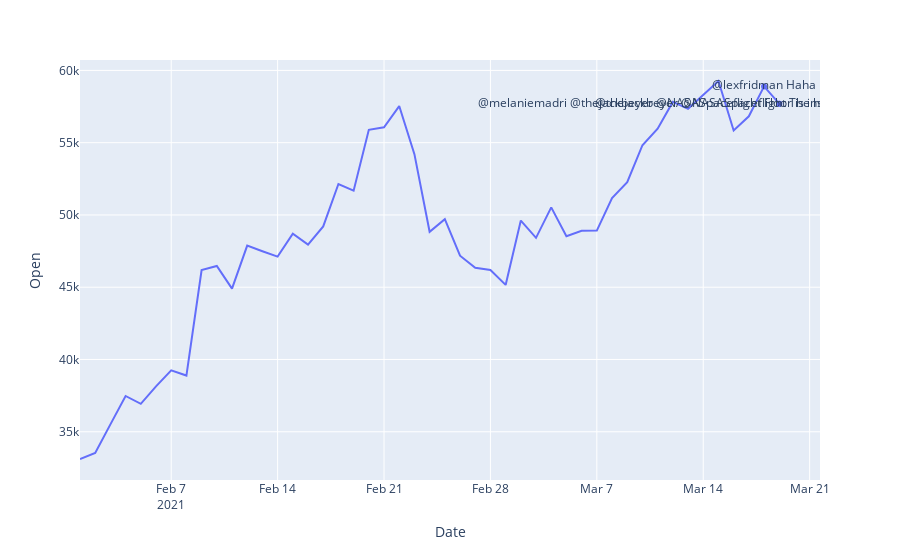
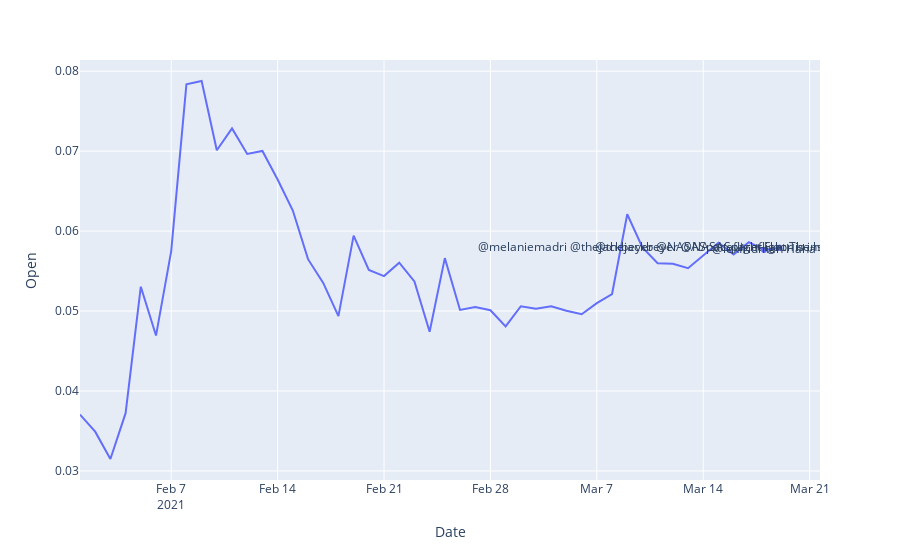
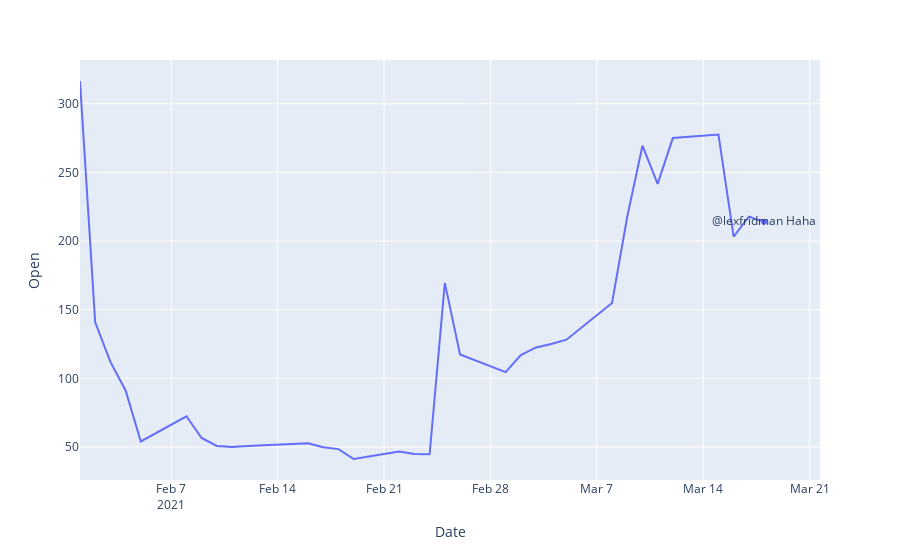

The cell these charts' notebook holds for them, in order:
### Code cell
fig_BTC = px.line(BTC_Data_df, x="Date", y="Open")

fig2_BTC = px.scatter(df, x="Datetime", y="BTC_price", text = "Text")

fig_BTC.add_trace(fig2_BTC.data[0])




fig_DOGE = px.line(DOGE_Data_df, x="Date", y="Open")

fig2_DOGE = px.scatter(df, x="Datetime", y="DOGE_price", text = "Text")

fig_DOGE.add_trace(fig2_DOGE.data[0])



fig_GME = px.line(GME_Data_df, x="Date", y="Open")

fig2_GME = px.scatter(df, x="Datetime", y="GME_price", text = "Text")

fig_GME.add_trace(fig2_GME.data[0])



fig_BTC.show()

fig_DOGE.show()

fig_GME.show()


#This hit the news straight away
#fig.add_annotation(x= "2021-01-29 00:00:00.00000", y=34111,
         #   text="Elon Musk changes his bio to #bitcoin",
         #   showarrow=True,
        #    arrowhead=1)


#A friend showed me this 
#fig.add_annotation(x= "2021-02-08 10:00:00.00000", y=46196,
        #    text="Tesla's 10-K return shows $1.5bn of bitcoin holdings",
        #    showarrow=True,
         #   arrowhead=1)

#As a holder of eth I remember this one quite well..
#fig.add_annotation(x= "2021-02-20 00:00:00.00000", y=55800,
     #       text="Elon Musk tweets 'BTC & ETH do seem high lol'",
     #       showarrow=True,
      #      arrowhead=1)

### Figure 1 — Plotly figure (JSON) as saved in the notebook; plotly's stock layout.template omitted (floating-point values rounded to 4 significant figures)
{"data": [{"hovertemplate": "Date=%{x}<br>Open=%{y}<extra></extra>", "legendgroup": "", "line": {"color": "#636efa", "dash": "solid"}, "mode": "lines", "name": "", "orientation": "v", "showlegend": false, "type": "scatter", "x": ["2021-02-01", "2021-02-02", "2021-02-03", "2021-02-04", "2021-02-05", "2021-02-06", "2021-02-07", "2021-02-08", "2021-02-09", "2021-02-10", "2021-02-11", "2021-02-12", "2021-02-13", "2021-02-14", "2021-02-15", "2021-02-16", "2021-02-17", "2021-02-18", "2021-02-19", "2021-02-20", "2021-02-21", "2021-02-22", "2021-02-23", "2021-02-24", "2021-02-25", "2021-02-26", "2021-02-27", "2021-02-28", "2021-03-01", "2021-03-02", "2021-03-03", "2021-03-04", "2021-03-05", "2021-03-06", "2021-03-07", "2021-03-08", "2021-03-09", "2021-03-10", "2021-03-11", "2021-03-12", "2021-03-13", "2021-03-15", "2021-03-16", "2021-03-17", "2021-03-18", "2021-03-19"], "xaxis": "x", "y": [33110.0, 33530.0, 35510.0, 37480.0, 36930.0, 38140.0, 39250.0, 38890.0, 46180.0, 46470.0, 44900.0, 47880.0, 47490.0, 47110.0, 48700.0, 47940.0, 49210.0, 52140.0, 51680.0, 55890.0, 56070.0, 57530.0, 54200.0, 48840.0, 49710.0, 47180.0, 46340.0, 46190.0, 45160.0, 49610.0, 48420.0, 50520.0, 48530.0, 48900.0, 48920.0, 51170.0, 52270.0, 54820.0, 55960.0, 57820.0, 57340.0, 59270.0, 55840.0, 56830.0, 58890.0, 57700.0], "yaxis": "y"}, {"hovertemplate": "Datetime=%{x}<br>BTC_price=%{y}<br>Text=%{text}<extra></extra>", "legendgroup": "", "marker": {"color": "#636efa", "symbol": "circle"}, "mode": "markers+text", "name": "", "orientation": "v", "showlegend": false, "text": ["@melaniemadri @thejackbeyer @NASASpaceflight Floor is installed, elevator is operational, waiting on glass", "@thejackbeyer @NASASpaceflight The high bay is measured to fit!", "@lexfridman Haha"], "type": "scatter", "x": ["2021-03-19", "2021-03-19", "2021-03-18"], "xaxis": "x", "y": [57700.0, 57700.0, 58890.0], "yaxis": "y"}], "layout": {"legend": {"tracegroupgap": 0}, "margin": {"t": 60}, "xaxis": {"anchor": "y", "domain": [0, 1], "title": {"text": "Date"}}, "yaxis": {"anchor": "x", "domain": [0, 1], "title": {"text": "Open"}}}}

### Figure 2 — Plotly figure (JSON) as saved in the notebook; plotly's stock layout.template omitted (floating-point values rounded to 4 significant figures)
{"data": [{"hovertemplate": "Date=%{x}<br>Open=%{y}<extra></extra>", "legendgroup": "", "line": {"color": "#636efa", "dash": "solid"}, "mode": "lines", "name": "", "orientation": "v", "showlegend": false, "type": "scatter", "x": ["2021-02-01", "2021-02-02", "2021-02-03", "2021-02-04", "2021-02-05", "2021-02-06", "2021-02-07", "2021-02-08", "2021-02-09", "2021-02-10", "2021-02-11", "2021-02-12", "2021-02-13", "2021-02-14", "2021-02-15", "2021-02-16", "2021-02-17", "2021-02-18", "2021-02-19", "2021-02-20", "2021-02-21", "2021-02-22", "2021-02-23", "2021-02-24", "2021-02-25", "2021-02-26", "2021-02-27", "2021-02-28", "2021-03-01", "2021-03-02", "2021-03-03", "2021-03-04", "2021-03-05", "2021-03-06", "2021-03-07", "2021-03-08", "2021-03-09", "2021-03-10", "2021-03-11", "2021-03-12", "2021-03-13", "2021-03-15", "2021-03-16", "2021-03-17", "2021-03-18", "2021-03-19"], "xaxis": "x", "y": [0.03705, 0.03491, 0.03149, 0.03723, 0.05304, 0.04693, 0.0575, 0.07835, 0.07877, 0.07011, 0.07284, 0.06965, 0.07002, 0.06645, 0.06257, 0.05649, 0.05352, 0.04936, 0.05943, 0.05513, 0.05437, 0.05604, 0.0537, 0.04741, 0.05661, 0.05014, 0.0505, 0.0501, 0.04807, 0.0506, 0.05028, 0.05059, 0.05003, 0.0496, 0.05098, 0.05212, 0.0621, 0.05796, 0.05598, 0.05592, 0.05535, 0.05853, 0.05709, 0.05861, 0.05764, 0.05791], "yaxis": "y"}, {"hovertemplate": "Datetime=%{x}<br>DOGE_price=%{y}<br>Text=%{text}<extra></extra>", "legendgroup": "", "marker": {"color": "#636efa", "symbol": "circle"}, "mode": "markers+text", "name": "", "orientation": "v", "showlegend": false, "text": ["@melaniemadri @thejackbeyer @NASASpaceflight Floor is installed, elevator is operational, waiting on glass", "@thejackbeyer @NASASpaceflight The high bay is measured to fit!", "@lexfridman Haha"], "type": "scatter", "x": ["2021-03-19", "2021-03-19", "2021-03-18"], "xaxis": "x", "y": [0.05791, 0.05791, 0.05764], "yaxis": "y"}], "layout": {"legend": {"tracegroupgap": 0}, "margin": {"t": 60}, "xaxis": {"anchor": "y", "domain": [0, 1], "title": {"text": "Date"}}, "yaxis": {"anchor": "x", "domain": [0, 1], "title": {"text": "Open"}}}}

### Figure 3 — Plotly figure (JSON) as saved in the notebook; plotly's stock layout.template omitted (floating-point values rounded to 4 significant figures)
{"data": [{"hovertemplate": "Date=%{x}<br>Open=%{y}<extra></extra>", "legendgroup": "", "line": {"color": "#636efa", "dash": "solid"}, "mode": "lines", "name": "", "orientation": "v", "showlegend": false, "type": "scatter", "x": ["2021-02-01", "2021-02-02", "2021-02-03", "2021-02-04", "2021-02-05", "2021-02-08", "2021-02-09", "2021-02-10", "2021-02-11", "2021-02-12", "2021-02-16", "2021-02-17", "2021-02-18", "2021-02-19", "2021-02-22", "2021-02-23", "2021-02-24", "2021-02-25", "2021-02-26", "2021-03-01", "2021-03-02", "2021-03-03", "2021-03-04", "2021-03-05", "2021-03-08", "2021-03-09", "2021-03-10", "2021-03-11", "2021-03-12", "2021-03-15", "2021-03-16", "2021-03-17", "2021-03-18"], "xaxis": "x", "y": [316.6, 140.8, 112.0, 91.19, 54.04, 72.41, 56.61, 50.77, 50.01, 50.75, 52.66, 49.77, 48.49, 41.28, 46.69, 44.97, 44.7, 169.6, 117.5, 104.5, 116.9, 122.5, 125, 128.2, 154.9, 217.7, 269.4, 241.6, 275, 277.5, 203.2, 217.8, 214], "yaxis": "y"}, {"hovertemplate": "Datetime=%{x}<br>GME_price=%{y}<br>Text=%{text}<extra></extra>", "legendgroup": "", "marker": {"color": "#636efa", "symbol": "circle"}, "mode": "markers+text", "name": "", "orientation": "v", "showlegend": false, "text": ["@melaniemadri @thejackbeyer @NASASpaceflight Floor is installed, elevator is operational, waiting on glass", "@thejackbeyer @NASASpaceflight The high bay is measured to fit!", "@lexfridman Haha"], "type": "scatter", "x": ["2021-03-19", "2021-03-19", "2021-03-18"], "xaxis": "x", "y": [null, null, 214], "yaxis": "y"}], "layout": {"legend": {"tracegroupgap": 0}, "margin": {"t": 60}, "xaxis": {"anchor": "y", "domain": [0, 1], "title": {"text": "Date"}}, "yaxis": {"anchor": "x", "domain": [0, 1], "title": {"text": "Open"}}}}
